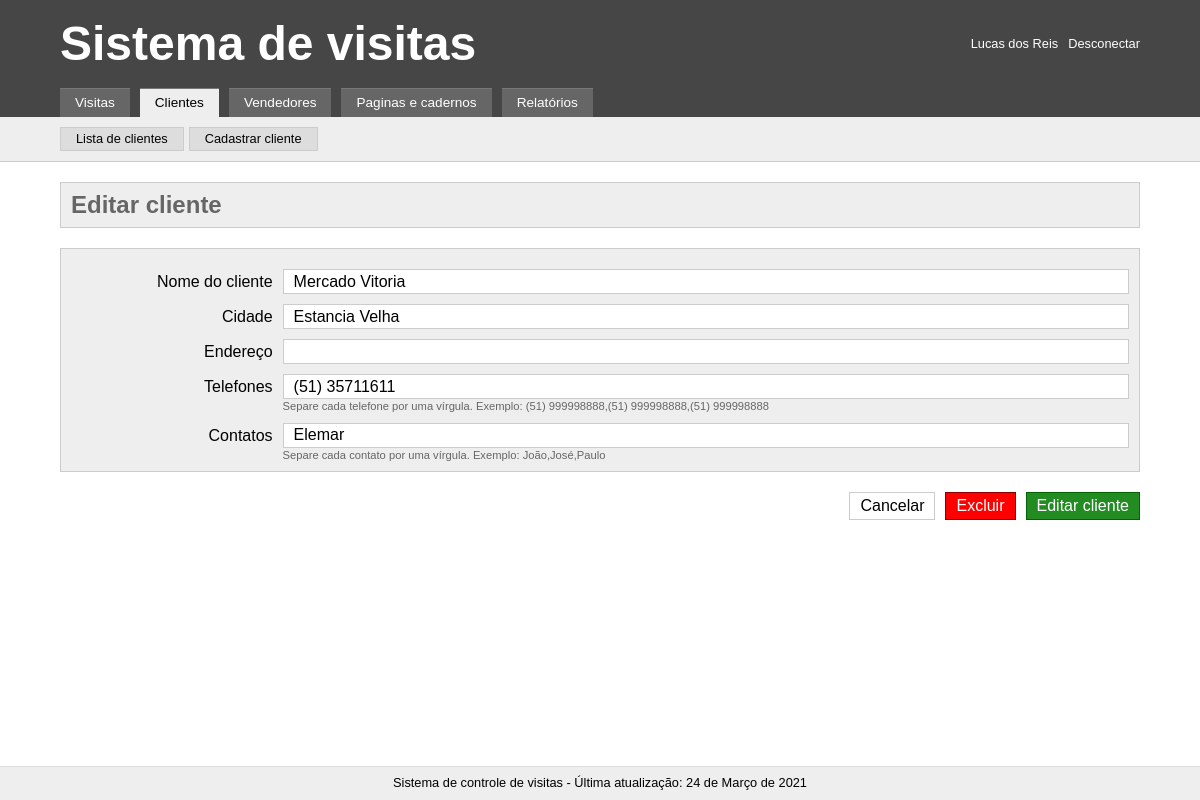
Screenshot of /index.php?tab=clientes&subtab=editar_cliente&id=2 (signed in) with the database file from the repository.
### tables this page shows
CREATE TABLE `clients` (
  `id` int(11) NOT NULL,
  `name` varchar(255) NOT NULL,
  `city` varchar(50) NOT NULL,
  `address` varchar(255) NOT NULL,
  `phone` varchar(255) NOT NULL,
  `contact` varchar(255) NOT NULL
);

### _include/crud.php (called while the page is built, shortened)
<?php
$infoClients = $pdo->query("SELECT * FROM clients")->fetchAll();

### _include/clientes.php (the view, shortened to what this page needs)
<nav class="opcoes">
	<div class="content">
		<a href="index.php?tab=clientes&subtab=lista_de_clientes">Lista de clientes</a>
		<a href="index.php?tab=clientes&subtab=cadastrar_cliente">Cadastrar cliente</a>
	</div>
</nav>
<div class="content">
	<h2><?= ucfirst(str_replace('_', ' ', $current_subtab))?></h2>
	<?php if($current_subtab == "editar_cliente"){ ?>
		<?php $sqlClientsToEdit = $pdo->query("SELECT * FROM clients WHERE id = '$_GET[id]'");
		$infoClientsToEdit = $sqlClientsToEdit->fetchAll();
		foreach($infoClientsToEdit as $valueClientsToEdit){ ?>
			<form method="post">
				<fieldset>
					<label>Nome do cliente</label>
					<input type="text" name="client" value="<?= $valueClientsToEdit['name'] ?>" required>
					<label>Cidade</label>
					<input type="text" name="city" value="<?= $valueClientsToEdit['city'] ?>" required>
					<label>Endereço</label>
					<input type="text" name="address" value="<?= $valueClientsToEdit['address'] ?>">
					<label>Telefones</label>
					<input type="tel" name="phone" value="<?= $valueClientsToEdit['phone'] ?>">
					<small>Separe cada telefone por uma vírgula. Exemplo: (51) 999998888,(51) 999998888,(51) 999998888</small>
					<label>Contatos</label>
					<input type="text" name="contact" value="<?= $valueClientsToEdit['contact'] ?>">
					<small>Separe cada contato por uma vírgula. Exemplo: João,José,Paulo</small>
				</fieldset>
				<div class="actions">
					<a href="<?= $previous ?>">Cancelar</a>
					<a onclick="open_div('prevent_delete_<?= $valueClientsToEdit['id'] ?>')" class="exclude_button">Excluir</a>
					<input type="submit" name="editar_cliente" value="Editar cliente">
				</div>
			</form>
		<?php } ?>
	<?php } ?>
</div>

### _templates/css/style.css (style rules this page uses)
* { margin: 0; padding: 0; font: inherit; -moz-box-sizing: border-box; -webkit-box-sizing: border-box; box-sizing: border-box; }
body { line-height: 1; font-size: 1em; font-family: Arial, Helvetica, sans-serif; }
.content { max-width: 1100px; margin: 0 auto; padding: 0 10px; }
.opcoes { background: #eee; padding: 10px 0; border-bottom: 1px solid #ccc; }
.opcoes .content { display: flex; }
.opcoes a { background: #ddd; display: inline-block; color: #000; text-decoration: none; font-size: 0.8em; border: 1px solid #ccc; padding: 5px 15px; margin-right: 5px; }
main h2 { background-color: #eee; border: 1px solid #ccc; margin: 20px 0; padding: 10px; font-size: 1.5em; font-weight: bold; color: #666; }
main form fieldset { background-color: #eee; border: 1px solid #ccc; margin: 20px 0; padding: 10px; display: flex; flex-wrap: wrap; }
main form fieldset label { flex-basis: 20%; text-align: right; padding-right: 10px; margin-top: 15px; }
main form fieldset input, main form fieldset select, main form fieldset button { flex-basis: 80%; height: 25px; padding: 2px 10px; margin-top: 10px; border: 1px solid #ccc; }
main form fieldset small { margin-left: 20%; color: #666; flex-basis: 80%; font-size: 0.7em; margin-top: 2px; }
main form .actions { display: flex; justify-content: flex-end; }
main form .actions a, main form .actions input { display: inline-block; padding: 5px 10px; border: 1px solid #ccc; margin-left: 10px; color: #000; text-decoration: none; }
main form .actions .exclude_button { background: red; border: 1px solid DarkRed; color: #fff; }
main form .actions input { border: 1px solid DarkGreen; color: #fff; background: ForestGreen; }

### rows the page displays
clients: client "Mercado Vitoria", city "Estancia Velha", phone "(51) 35711611", contact "Elemar"

### other values shown
$_SESSION['name'] "Lucas dos Reis"
str_replace('_', ' ', $current_subtab) "Editar cliente"
